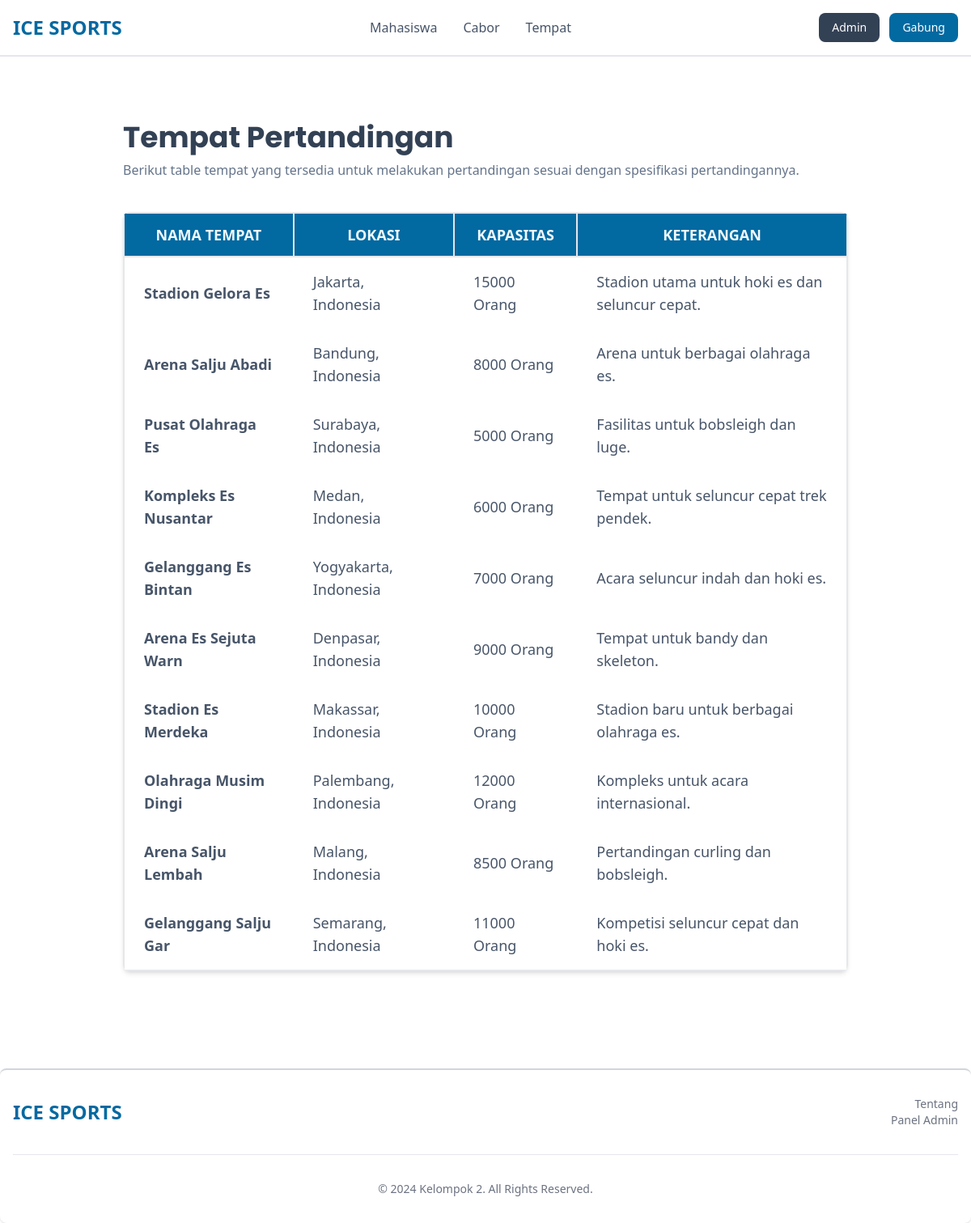
Screenshot of /pages/tempat.php with the database file from the repository.
### tables this page shows
CREATE TABLE `tempat` (
  `id_tempat` INT NOT NULL AUTO_INCREMENT,
  `nama` VARCHAR(20) NOT NULL UNIQUE,
  `lokasi` VARCHAR(50) NULL DEFAULT NULL,
  `kapasitas` INT(5) NULL DEFAULT NULL,
  `keterangan` VARCHAR(50) NULL DEFAULT NULL,
  PRIMARY KEY (`id_tempat`)
);

### pages/tempat.php (the view, shortened to what this page needs)
<?php
$conn = get_connection();
?>
<!DOCTYPE html>
<html lang="en" class="scroll-smooth">
<head>
    <?php include '../components/link.php' ?>
</head>
<body>
    <div class="flex flex-col justify-between h-screen">
        <header>
            <?php include '../components/nav.php' ?>
        </header>
        <main>
            <div class="container mx-auto max-w-4xl my-20 px-4 sm:px-0">
                <div class="">
                    <h1 id="peserta" class=" text-4xl font-poppins font-bold text-slate-700">Tempat Pertandingan</h1>
                    <p class="text-slate-500 mt-2">Berikut table tempat yang tersedia untuk melakukan pertandingan
                        sesuai dengan spesifikasi pertandingannya.</p>
                </div>
                <div class="relative overflow-x-auto shadow-md sm:rounded-lg mt-10">
                    <table
                        class="w-full text-sm text-left rtl:text-right text-2xl border-collapse border-2 rounded-3xl">
                        <thead class="text-xs text-gray-700 uppercase text-center bg-sky-700 text-sky-50">
                            <tr class="text-lg">
                                <th scope="col" class="border border-2 px-6 py-3">
                                    Nama Tempat
                                </th>
                                <th scope="col" class="border border-2 px-6 py-3">
                                    Lokasi
                                </th>
                                <th scope="col" class="border border-2 px-6 py-3">
                                    Kapasitas
                                </th>
                                <th scope="col" class="border border-2 px-6 py-3">
                                    Keterangan
                                </th>
                            </tr>
                        </thead>
                        <tbody class="text-slate-600">
                            <?php
                            $sql = "SELECT * FROM `tempat`";
                            $result= $conn->query($sql);
                            while($row = $result -> fetch_assoc()) { ?>
                            <tr class="text-lg">
                                <th class="px-6 py-4">
                                    <?= $row['nama'] ?>
                                </th>
                                <td class="px-6 py-4">
                                    <?= $row['lokasi'] ?>
                                </td>
                                <td class="px-6 py-4">
                                    <?= $row['kapasitas'] ?> Orang
                                </td>
                                <td class="px-6 py-4">
                                    <?= $row['keterangan'] ?>
                                </td>
                            </tr>
                            <?php } ?>
                        </tbody>
                    </table>
                </div>
            </div>
        </main>
        <?php include '../components/footer.php' ?>
    </div>
    <?php include '../components/tailwind.php'; ?>
</body>
</html>

### rows the page displays
tempat: nama "Stadion Gelora Es", lokasi "Jakarta, Indonesia", kapasitas "15000", keterangan "Stadion utama untuk hoki es dan seluncur cepat."
tempat: nama "Arena Salju Abadi", lokasi "Bandung, Indonesia", kapasitas "8000", keterangan "Arena untuk berbagai olahraga es."
tempat: nama "Pusat Olahraga Es", lokasi "Surabaya, Indonesia", kapasitas "5000", keterangan "Fasilitas untuk bobsleigh dan luge."
tempat: nama "Kompleks Es Nusantar", lokasi "Medan, Indonesia", kapasitas "6000", keterangan "Tempat untuk seluncur cepat trek pendek."
tempat: nama "Gelanggang Es Bintan", lokasi "Yogyakarta, Indonesia", kapasitas "7000", keterangan "Acara seluncur indah dan hoki es."
tempat: nama "Arena Es Sejuta Warn", lokasi "Denpasar, Indonesia", kapasitas "9000", keterangan "Tempat untuk bandy dan skeleton."
tempat: nama "Stadion Es Merdeka", lokasi "Makassar, Indonesia", kapasitas "10000", keterangan "Stadion baru untuk berbagai olahraga es."
tempat: nama "Olahraga Musim Dingi", lokasi "Palembang, Indonesia", kapasitas "12000", keterangan "Kompleks untuk acara internasional."
tempat: nama "Arena Salju Lembah", lokasi "Malang, Indonesia", kapasitas "8500", keterangan "Pertandingan curling dan bobsleigh."
tempat: nama "Gelanggang Salju Gar", lokasi "Semarang, Indonesia", kapasitas "11000", keterangan "Kompetisi seluncur cepat dan hoki es."
